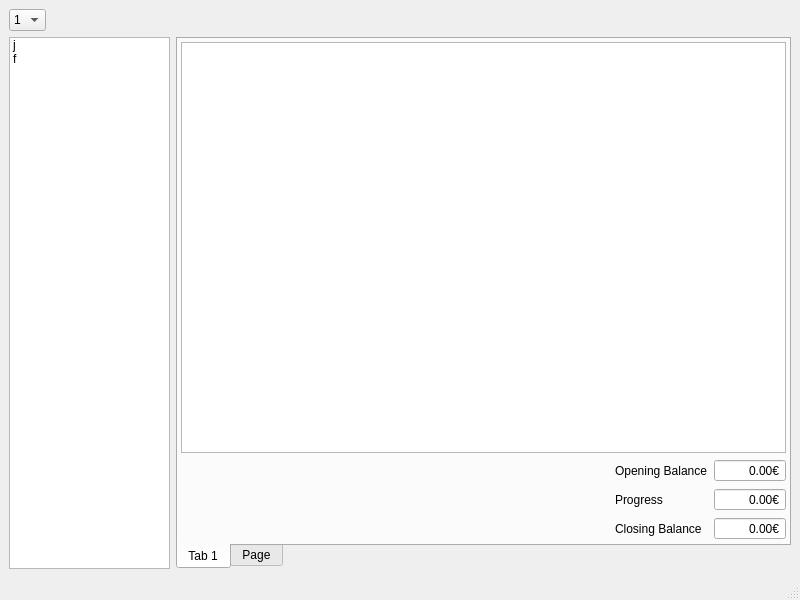
<?xml version="1.0" encoding="UTF-8"?>
<ui version="4.0">
 <class>MainWindow</class>
 <widget class="QMainWindow" name="MainWindow">
  <property name="geometry">
   <rect>
    <x>0</x>
    <y>0</y>
    <width>800</width>
    <height>600</height>
   </rect>
  </property>
  <property name="windowTitle">
   <string>MainWindow</string>
  </property>
  <widget class="QWidget" name="centralwidget">
   <layout class="QGridLayout" name="gridLayout">
    <item row="1" column="0" colspan="2">
     <widget class="QStackedWidget" name="stackedWidget">
      <property name="currentIndex">
       <number>0</number>
      </property>
      <widget class="QWidget" name="page">
       <layout class="QGridLayout" name="gridLayout_2">
        <property name="margin">
         <number>0</number>
        </property>
        <item row="0" column="1">
         <widget class="QTabWidget" name="tabWidget">
          <property name="tabPosition">
           <enum>QTabWidget::South</enum>
          </property>
          <property name="currentIndex">
           <number>0</number>
          </property>
          <property name="elideMode">
           <enum>Qt::ElideNone</enum>
          </property>
          <widget class="QWidget" name="tab">
           <attribute name="title">
            <string>Tab 1</string>
           </attribute>
           <layout class="QGridLayout" name="gridLayout_3">
            <property name="margin">
             <number>3</number>
            </property>
            <item row="0" column="0">
             <widget class="QStackedWidget" name="stackedWidget_2">
              <property name="currentIndex">
               <number>0</number>
              </property>
              <widget class="QWidget" name="page_2">
               <layout class="QGridLayout" name="gridLayout_4">
                <property name="margin">
                 <number>0</number>
                </property>
                <item row="1" column="2">
                 <widget class="QDoubleSpinBox" name="doubleSpinBox">
                  <property name="alignment">
                   <set>Qt::AlignRight|Qt::AlignTrailing|Qt::AlignVCenter</set>
                  </property>
                  <property name="buttonSymbols">
                   <enum>QAbstractSpinBox::NoButtons</enum>
                  </property>
                  <property name="suffix">
                   <string>€</string>
                  </property>
                  <property name="minimum">
                   <double>-99999.990000000005239</double>
                  </property>
                  <property name="maximum">
                   <double>99999.990000000005239</double>
                  </property>
                 </widget>
                </item>
                <item row="1" column="1">
                 <widget class="QLabel" name="label">
                  <property name="text">
                   <string>Opening Balance</string>
                  </property>
                 </widget>
                </item>
                <item row="0" column="0" colspan="3">
                 <widget class="QTableWidget" name="tableWidget"/>
                </item>
                <item row="2" column="1">
                 <widget class="QLabel" name="label_3">
                  <property name="text">
                   <string>Progress</string>
                  </property>
                 </widget>
                </item>
                <item row="3" column="1">
                 <widget class="QLabel" name="label_2">
                  <property name="text">
                   <string>Closing Balance</string>
                  </property>
                 </widget>
                </item>
                <item row="2" column="0">
                 <spacer name="horizontalSpacer">
                  <property name="orientation">
                   <enum>Qt::Horizontal</enum>
                  </property>
                  <property name="sizeHint" stdset="0">
                   <size>
                    <width>40</width>
                    <height>20</height>
                   </size>
                  </property>
                 </spacer>
                </item>
                <item row="2" column="2">
                 <widget class="QDoubleSpinBox" name="doubleSpinBox_2">
                  <property name="alignment">
                   <set>Qt::AlignRight|Qt::AlignTrailing|Qt::AlignVCenter</set>
                  </property>
                  <property name="buttonSymbols">
                   <enum>QAbstractSpinBox::NoButtons</enum>
                  </property>
                  <property name="suffix">
                   <string>€</string>
                  </property>
                  <property name="minimum">
                   <double>-99999.990000000005239</double>
                  </property>
                  <property name="maximum">
                   <double>99999.990000000005239</double>
                  </property>
                 </widget>
                </item>
                <item row="3" column="2">
                 <widget class="QDoubleSpinBox" name="doubleSpinBox_3">
                  <property name="alignment">
                   <set>Qt::AlignRight|Qt::AlignTrailing|Qt::AlignVCenter</set>
                  </property>
                  <property name="buttonSymbols">
                   <enum>QAbstractSpinBox::NoButtons</enum>
                  </property>
                  <property name="suffix">
                   <string>€</string>
                  </property>
                  <property name="minimum">
                   <double>-99999.990000000005239</double>
                  </property>
                  <property name="maximum">
                   <double>99999.990000000005239</double>
                  </property>
                 </widget>
                </item>
               </layout>
              </widget>
              <widget class="QWidget" name="page_4"/>
             </widget>
            </item>
           </layout>
          </widget>
          <widget class="QWidget" name="tab_2">
           <attribute name="title">
            <string>Page</string>
           </attribute>
          </widget>
         </widget>
        </item>
        <item row="0" column="0">
         <widget class="QListWidget" name="listWidget">
          <property name="maximumSize">
           <size>
            <width>161</width>
            <height>16777215</height>
           </size>
          </property>
          <item>
           <property name="text">
            <string>j</string>
           </property>
          </item>
          <item>
           <property name="text">
            <string>f</string>
           </property>
          </item>
         </widget>
        </item>
       </layout>
      </widget>
      <widget class="QWidget" name="page_3"/>
     </widget>
    </item>
    <item row="0" column="1">
     <spacer name="horizontalSpacer_2">
      <property name="orientation">
       <enum>Qt::Horizontal</enum>
      </property>
      <property name="sizeHint" stdset="0">
       <size>
        <width>40</width>
        <height>20</height>
       </size>
      </property>
     </spacer>
    </item>
    <item row="0" column="0">
     <widget class="QComboBox" name="comboBox">
      <item>
       <property name="text">
        <string>1</string>
       </property>
      </item>
      <item>
       <property name="text">
        <string>2</string>
       </property>
      </item>
     </widget>
    </item>
   </layout>
  </widget>
  <widget class="QMenuBar" name="menubar">
   <property name="geometry">
    <rect>
     <x>0</x>
     <y>0</y>
     <width>800</width>
     <height>26</height>
    </rect>
   </property>
  </widget>
  <widget class="QStatusBar" name="statusbar"/>
 </widget>
 <resources/>
 <connections>
  <connection>
   <sender>comboBox</sender>
   <signal>currentIndexChanged(int)</signal>
   <receiver>stackedWidget</receiver>
   <slot>setCurrentIndex(int)</slot>
   <hints>
    <hint type="sourcelabel">
     <x>107</x>
     <y>60</y>
    </hint>
    <hint type="destinationlabel">
     <x>203</x>
     <y>89</y>
    </hint>
   </hints>
  </connection>
  <connection>
   <sender>listWidget</sender>
   <signal>currentRowChanged(int)</signal>
   <receiver>stackedWidget_2</receiver>
   <slot>setCurrentIndex(int)</slot>
   <hints>
    <hint type="sourcelabel">
     <x>106</x>
     <y>268</y>
    </hint>
    <hint type="destinationlabel">
     <x>260</x>
     <y>281</y>
    </hint>
   </hints>
  </connection>
 </connections>
</ui>
